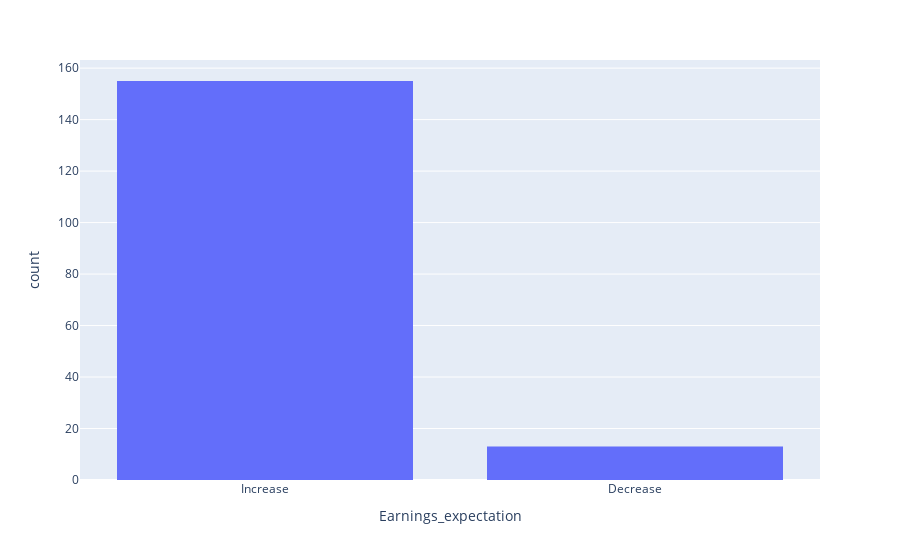

The code cell stored with this chart in its notebook:
### Markdown cell above
## Histogram Visualizations

### Code cell
fig = px.histogram(new_df, x="Earnings_expectation")
fig.show()

### Figure 1 — Plotly figure (JSON) as saved in the notebook; plotly's stock layout.template omitted (floating-point values rounded to 4 significant figures; data arrays with more than 128 entries replaced by an {"elided": "..."} marker saying what was removed)
{"data": [{"alignmentgroup": "True", "bingroup": "x", "hovertemplate": "Earnings_expectation=%{x}<br>count=%{y}<extra></extra>", "legendgroup": "", "marker": {"color": "#636efa", "pattern": {"shape": ""}}, "name": "", "offsetgroup": "", "orientation": "v", "showlegend": false, "type": "histogram", "x": {"elided": "168 str values"}, "xaxis": "x", "yaxis": "y"}], "layout": {"barmode": "relative", "legend": {"tracegroupgap": 0}, "margin": {"t": 60}, "xaxis": {"anchor": "y", "domain": [0, 1], "title": {"text": "Earnings_expectation"}}, "yaxis": {"anchor": "x", "domain": [0, 1], "title": {"text": "count"}}}}
